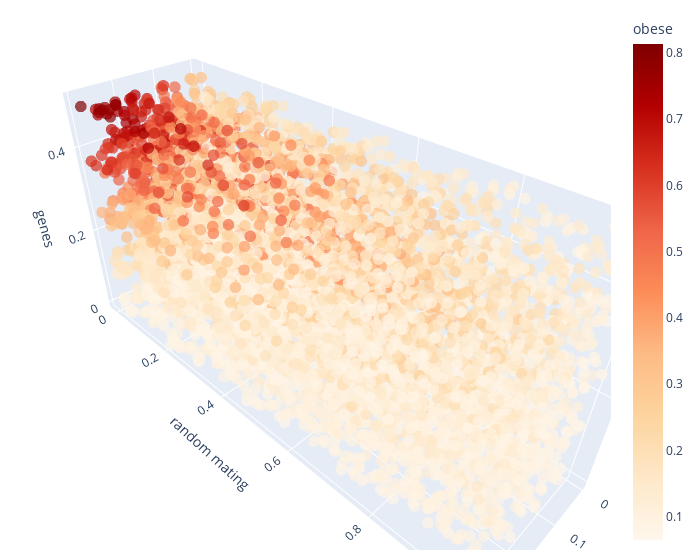

This figure's notebook cell:
### Markdown cell above
## Proportion obese

### Code cell
ef = Sensitivity(problem, df['g4'], X)
ef.score('efast')
ef.plot(save=True, filepath= plots_path + 'snp-efast-prop-obese.pdf',
    move=True, moving_path= '../manuscript/plots/')
ef.plot3D(labels={'outcome':'obese', 'y':'random mating', 'x':'fertility', 'z':'genes'})

sav = {
    'ef_obese_s1': ef.tabval('S1'),
    'ef_obese_st': ef.tabval('ST')
}

### Figure 1 — Plotly figure (JSON) as saved in the notebook; plotly's stock layout.template omitted (floating-point values rounded to 4 significant figures; data arrays with more than 128 entries replaced by an {"elided": "..."} marker saying what was removed)
{"data": [{"hovertemplate": "p_fertility_factor=%{x}<br>p_random_mating=%{y}<br>p_genetic_variance=%{z}<br>g4=%{marker.color}<extra></extra>", "legendgroup": "", "marker": {"color": {"elided": "6000 float values"}, "coloraxis": "coloraxis", "opacity": 0.7, "size": 4, "symbol": "circle"}, "mode": "markers", "name": "", "scene": "scene", "showlegend": false, "type": "scatter3d", "x": {"elided": "6000 float values"}, "y": {"elided": "6000 float values"}, "z": {"elided": "6000 float values"}}], "layout": {"coloraxis": {"colorbar": {"title": {"text": "obese"}}, "colorscale": [[0, "rgb(255,247,236)"], [0.125, "rgb(254,232,200)"], [0.25, "rgb(253,212,158)"], [0.375, "rgb(253,187,132)"], [0.5, "rgb(252,141,89)"], [0.625, "rgb(239,101,72)"], [0.75, "rgb(215,48,31)"], [0.875, "rgb(179,0,0)"], [1, "rgb(127,0,0)"]]}, "legend": {"tracegroupgap": 0}, "margin": {"b": 10, "l": 10, "r": 20, "t": 10}, "scene": {"domain": {"x": [0, 1], "y": [0, 1]}, "xaxis": {"title": {"text": "fertility"}}, "yaxis": {"title": {"text": "random mating"}}, "zaxis": {"title": {"text": "genes"}}}, "width": 700}}
